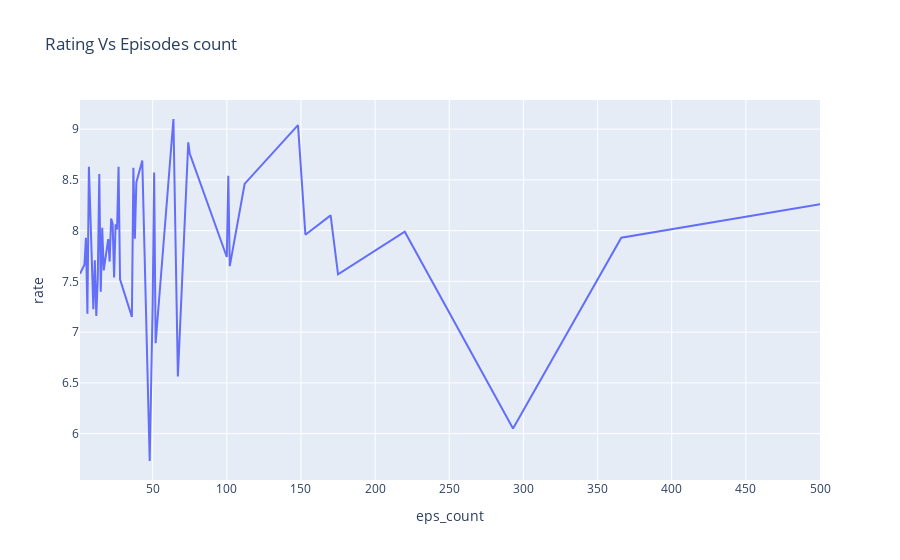

The cell this chart's notebook holds for it:
### Markdown cell above
we can see that the classification that has less anime is highest rating ,
Keeping in mind that the large number is not an advantage here.
We also note that the highest-rated categories are not action or bloody.

### Code cell
# count of episodes and rate
eps_count_rate= df_exploded.groupby('eps_count')['rate'].mean().reset_index()
# eps_count_rate=eps_count_rate.sort_values('rate',ascending=False)
# eps_count_rate_top=eps_count_rate.head(15)
fig= px.line(
    eps_count_rate,
    x='eps_count',
    y='rate',
    title='Rating Vs Episodes count',
   
    
 
)
fig.show()

### Figure 1 — Plotly figure (JSON) as saved in the notebook; plotly's stock layout.template omitted (floating-point values rounded to 4 significant figures)
{"data": [{"hovertemplate": "eps_count=%{x}<br>rate=%{y}<extra></extra>", "legendgroup": "", "line": {"color": "#636efa", "dash": "solid"}, "marker": {"symbol": "circle"}, "mode": "lines", "name": "", "orientation": "v", "showlegend": false, "type": "scatter", "x": [1, 4, 5, 6, 7, 10, 11, 12, 13, 14, 15, 16, 17, 20, 21, 22, 23, 24, 25, 26, 27, 28, 36, 37, 38, 39, 43, 48, 50, 51, 52, 64, 67, 74, 75, 100, 101, 102, 112, 148, 153, 170, 175, 220, 293, 366, 500], "xaxis": "x", "y": [7.576, 7.663, 7.93, 7.18, 8.63, 7.225, 7.709, 7.158, 7.544, 8.559, 7.398, 8.027, 7.608, 7.916, 7.695, 8.119, 8.068, 7.54, 8.063, 8.011, 8.63, 7.52, 7.15, 8.62, 7.92, 8.475, 8.69, 5.73, 7.27, 8.573, 6.89, 9.1, 6.564, 8.87, 8.76, 7.74, 8.54, 7.65, 8.46, 9.04, 7.96, 8.15, 7.57, 7.99, 6.05, 7.93, 8.26], "yaxis": "y"}], "layout": {"legend": {"tracegroupgap": 0}, "title": {"text": "Rating Vs Episodes count"}, "xaxis": {"anchor": "y", "domain": [0, 1], "title": {"text": "eps_count"}}, "yaxis": {"anchor": "x", "domain": [0, 1], "title": {"text": "rate"}}}}
